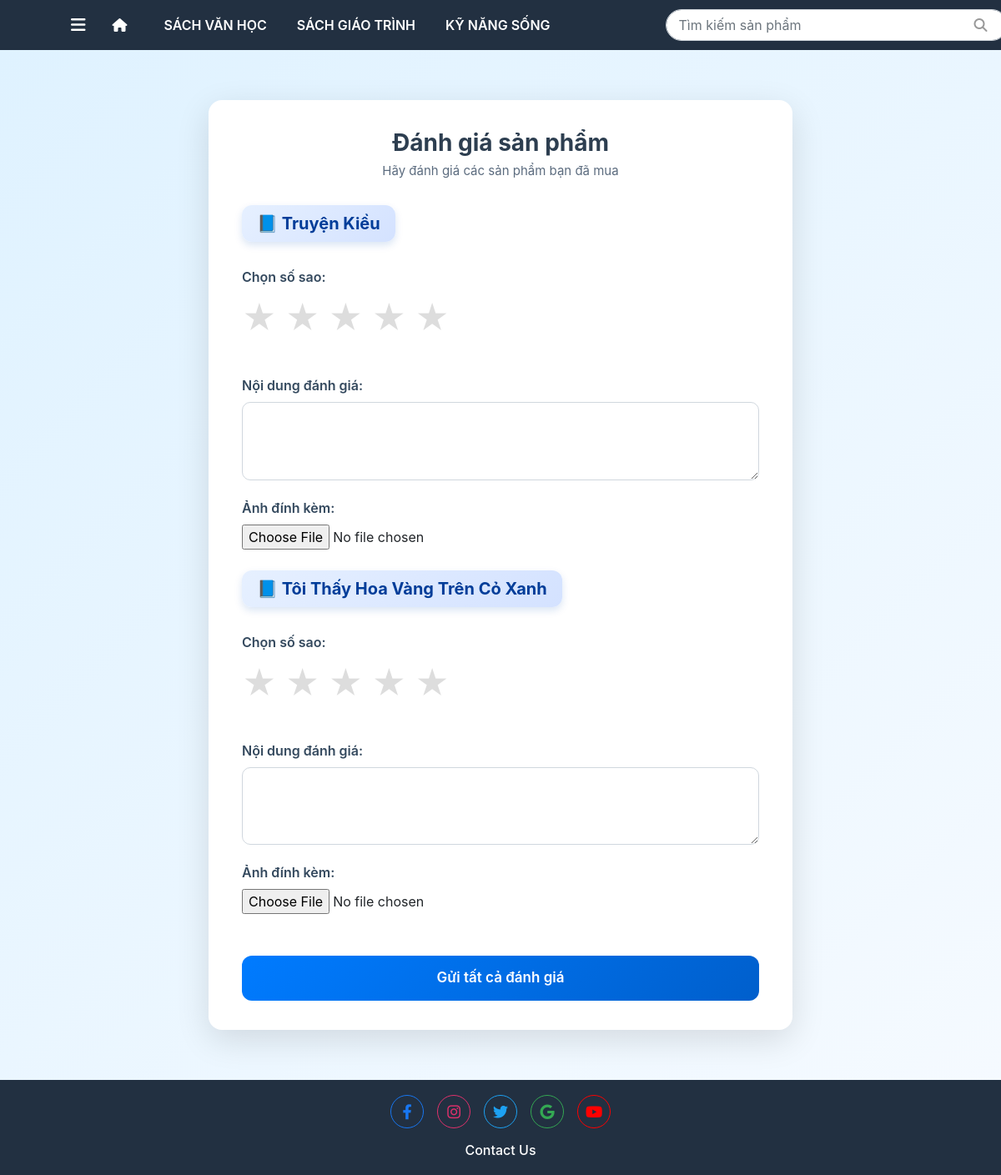
Screenshot of /order/16/review/ with the database file from the repository.
### booksale_app/models.py (models this page shows, shortened)
class Category(models.Model):
    category_name = models.CharField(
        max_length = 255,
        blank=False, null=False,
        help_text = "Tên danh mục"
    )
    description = models.TextField(
        blank=False, null=False,
        help_text = "Mô tả"
    )
    created_at = models.DateTimeField(
        auto_now_add=True
    )
    updated_at = models.DateTimeField(
        auto_now_add=True
    )

class Order_Item(models.Model):
    product = models.ForeignKey(
        Product,
        on_delete = models.PROTECT
    )
    order = models.ForeignKey(
        Order,
        on_delete = models.PROTECT
    )
    quantity = models.PositiveIntegerField(default=0)
    unit_price = models.DecimalField(
        max_digits=10,
        decimal_places=2
    )
    total_price = models.DecimalField(
        max_digits=10,
        decimal_places=2
    )

class Product(models.Model):
    product_name = models.CharField(
        max_length = 255,
        blank=False, null=False,
        help_text = "Tên sản phẩm"
    )
    description = models.TextField(
        blank=False, null=False,
        help_text = "Mô tả"
    )
    image = models.ImageField(upload_to='products/', null=True, blank=True)
    cost_price = models.DecimalField(
        max_digits=10,
        decimal_places=2
    )
    sell_price = models.DecimalField(
        max_digits=10,
        decimal_places=2
    )
    quantity = models.PositiveIntegerField(default=0)
    publisher = models.ForeignKey(
        Publisher,
        on_delete=models.CASCADE
    )
    category = models.ForeignKey(
        Category,
        on_delete=models.CASCADE
    )
    genre = models.ManyToManyField(
        'Genre',
        through="Genre_Item")
    cart = models.ManyToManyField(
        'Cart',
        through='Cart_Item'
    )
    order = models.ManyToManyField(
        'Order',
         through="Order_Item"
    )

### booksale_app/views/user_view/form_review.py (the view, shortened to what this page needs)
# urls.py: path('order/<int:order_id>/review/', views.review_order, name='review_order'),
def review_order(request, order_id):
    order = get_object_or_404(Order, id=order_id)
    items = order.order_item_set.all()
    unique_products = {}
    for item in items:
        key = item.product.product_name.strip().lower()
        if key not in unique_products:
            unique_products[key] = item
    products = list(unique_products.values())
    errors = {}  # lưu sản phẩm thiếu rating/content
    return render(request, "user_temp/product/review.html", {
        "products": products,
        "errors": errors
    })

### booksale_app/context_processors.py (called while the page is built, shortened)
def categories_and_cart(request):
    context = {
        'categories': Category.objects.all()[:3],  # Lấy 3 categories đầu tiên cho menu
        'cart_count': 0
    }
    return context

def global_user_context(request):
    user = request.user
    is_kh = False
    role = None
    if user.is_authenticated:
        is_kh = user.groups.filter(name="KH").exists()
        if user.groups.filter(name="NVBH").exists():
            role = "NVBH"
        elif user.groups.filter(name="NVTK").exists():
            role = "NVTK"
    return {
        "is_kh": is_kh,
        "role": role,
    }

### booksale_app/templates/user_temp/product/review.html (shortened to what this page needs)
{% extends "user_temp/base.html" %}
{% block content %}
<div class="review-wrapper">
    <form method="POST" enctype="multipart/form-data" class="review-form">
        <div class="review-card">
            <h2 class="title">Đánh giá sản phẩm</h2>
            <p class="subtitle">Hãy đánh giá các sản phẩm bạn đã mua</p>
            {% for item in products %}
            <div class="product-block" data-index="{{ forloop.counter }}">
                <h3 class="product-name">
                    📘 {{ item.product.product_name }}
                </h3>
                <label class="label">Chọn số sao:</label>
                <div class="star-rating">
                    <label for="star5_{{ forloop.counter }}">★</label>
                    <label for="star4_{{ forloop.counter }}">★</label>
                    <label for="star3_{{ forloop.counter }}">★</label>
                    <label for="star2_{{ forloop.counter }}">★</label>
                    <label for="star1_{{ forloop.counter }}">★</label>
                </div>
                <label class="label">Nội dung đánh giá:</label>
                <textarea name="content_{{ forloop.counter }}" class="input-area" rows="3"></textarea>
                <label class="label">Ảnh đính kèm:</label>
                <input type="file"
                       name="image_{{ forloop.counter }}"
                       class="input-file"
                       onchange="previewImage(event, {{ forloop.counter }})">
            </div>
            {% endfor %}
            <button type="submit" class="submit-btn">
                Gửi tất cả đánh giá
            </button>
        </div>
    </form>
</div>
{% endblock %}

### booksale_app/templates/user_temp/base.html (shortened to what this page needs)
<!DOCTYPE html>
<html lang="en">
    <head>
        <link
            rel="stylesheet"
            href="https://stackpath.bootstrapcdn.com/bootstrap/4.4.1/css/bootstrap.min.css"
        />
        <link rel="stylesheet" href="https://cdnjs.cloudflare.com/ajax/libs/font-awesome/6.4.0/css/all.min.css" />
    </head>
    <body>
        <nav class="navbar navbar-expand-lg navbar-custom fixed-top">
            <div class="container-fluid">
                <div class="d-flex align-items-center">
                    <a class="navbar-brand text-white d-none d-lg-block" href="{% url 'category' %}">
                        <i class="fa-solid fa-bars"></i>
                    </a>
                    <a class="nav-link" href="{% url 'home' %}"><i class="fa-solid fa-house"></i></a>
                </div>
                <div class="collapse navbar-collapse" id="navbarNav">
                    <ul class="navbar-nav mr-auto">
                        {% for category in categories %}
                        <li class="nav-item">
                            <a class="nav-link nav-link-custom" href="{% url 'category_detail' category.category_name %}">
                                {{ category.category_name|upper }}
                            </a>
                        </li>
                        {% endfor %}
                    </ul>
                    <form class="d-flex ms-auto search-box align-items-left" role="search"
                          method="GET" action="{% url 'search' %}">
                        <input class="form-control" type="search" placeholder="Tìm kiếm sản phẩm"
                               aria-label="Search" name="q" required />
                        <button class="btn btn-link text-white" type="submit">
                            <i class="icon-search fa-solid fa-magnifying-glass"></i>
                        </button>
                    </form>
            </div>
        </nav>
        <div class="content-wrapper">
             {% block content %}{% endblock %}
        </div>
        <footer class="footer text-center">
            <div class="container">
                <div class="row">
                    <div class="col-12">
                        <div class="social-icons d-flex justify-content-center">
                            <a href="#" class="facebook"><i class="fab fa-facebook-f"></i></a>
                            <a href="#" class="instagram"><i class="fab fa-instagram"></i></a>
                            <a href="#" class="twitter"><i class="fab fa-twitter"></i></a>
                            <a href="#" class="google"><i class="fab fa-google"></i></a>
                            <a href="#" class="youtube"><i class="fab fa-youtube"></i></a>
                        </div>
                        <div class="contact-text">Contact Us</div>
                    </div>
                </div>
            </div>
        </footer>
    </body>
</html>

### booksale_app/templates/user_temp/base.html (style rules this page uses)
.navbar-custom { background-color: #223041; padding: 10px 70px; }
.navbar-custom .nav-link { color: white; font-weight: 600; margin-right: 20px; }
.navbar-custom .nav-link-custom { white-space: nowrap; padding: 8px 12px; min-width: auto; }
.navbar-nav { align-items: center; display: flex; flex-direction: row; flex-wrap: nowrap; }
.navbar-nav .nav-item { white-space: nowrap; }
.search-box { position: relative; margin-left: 110px; }
.search-box input { border-radius: 20px; padding-left: 15px; width: 410px; }
.icon-search { position: absolute; top: 50%; right: 50px; transform: translateY(-50%); color: #999999; cursor: pointer; }
.footer { background-color: #223041; color: white; padding: 18px 0; }
.footer .social-icons a { display: inline-flex; align-items: center; justify-content: center; width: 40px; height: 40px; border-radius: 50%; margin: 0 8px; font-size: 18px; transition: all 0.3s ease; }
.social-icons .facebook { border: 1px solid #1877f2; color: #1877f2; }
.social-icons .instagram { border: 1px solid #e1306c; color: #e1306c; }
.social-icons .twitter { border: 1px solid #1da1f2; color: #1da1f2; }
.social-icons .google { border: 1px solid #34a853; color: #34a853; }
.social-icons .youtube { border: 1px solid #ff0000; color: #ff0000; }
.contact-text { margin-top: 14px; font-size: 16px; font-weight: 500; }
html, body { height: 100%; margin: 0; padding: 0; }
body { display: flex; flex-direction: column; padding-top: 60px; }
.content-wrapper { flex: 1; }
.footer { margin-top: auto; }

### booksale_app/templates/user_temp/product/review.html (style rules this page uses)
.review-wrapper { background: linear-gradient(135deg, #dff2ff, #f5faff); min-height:90vh; padding:60px 20px; display:flex; justify-content:center; flex-direction:column; gap:30px; }
.review-card { width:700px; background:#fff; padding:35px 40px; margin:0 auto; border-radius:16px; box-shadow:0 12px 40px rgba(0,0,0,0.12); animation:fadeIn 0.6s ease; }
.title { font-size:28px; font-weight:700; color:#2d3e50; text-align:center; margin-bottom:5px; }
.subtitle { text-align:center; font-size:15px; color:#5c6c7f; margin-bottom:30px; }
.product-block { margin-bottom:25px; }
.product-name { font-size:20px; font-weight:700; color:#003d99; background: linear-gradient(135deg, #e6f0ff, #d4e2ff); display:inline-block; padding:10px 18px; border-radius:12px; margin-bottom:15px; box-shadow:0 4px 10px rgba(0,80,180,0.15); }
.label { font-weight:600; color:#34495e; margin-top:15px; display:block; }
.star-rating { direction: rtl; display:inline-flex; gap:10px; font-size:40px; margin-bottom:15px; user-select:none; }
.star-rating label { color:#ddd; cursor:pointer; transition:0.25s; }
.input-area { width:100%; border:1px solid #d0d7de; padding:12px 14px; border-radius:10px; font-size:15px; transition:0.2s; }
.submit-btn { width:100%; margin-top:25px; padding:14px; font-size:17px; font-weight:600; border:none; border-radius:12px; background:linear-gradient(135deg,#007bff,#005fcc); color:#fff; cursor:pointer; transition:0.25s; }

### rows the page displays
Category: category_name "SÁCH VĂN HỌC"
Category: category_name "SÁCH GIÁO TRÌNH"
Category: category_name "KỸ NĂNG SỐNG"
Order_Item: product.product_name "Truyện Kiều"
Order_Item: product.product_name "Tôi Thấy Hoa Vàng Trên Cỏ Xanh"
